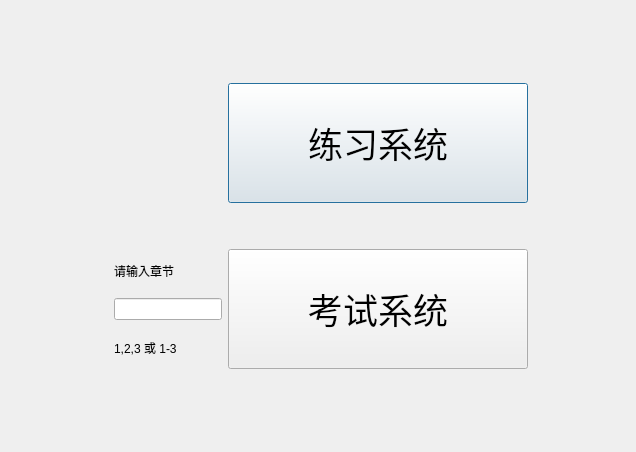
<?xml version="1.0" encoding="UTF-8"?>
<ui version="4.0">
 <class>ChDialog</class>
 <widget class="QDialog" name="ChDialog">
  <property name="geometry">
   <rect>
    <x>0</x>
    <y>0</y>
    <width>636</width>
    <height>452</height>
   </rect>
  </property>
  <property name="windowTitle">
   <string>系统选择</string>
  </property>
  <layout class="QGridLayout" name="gridLayout_2">
   <item row="0" column="1">
    <spacer name="verticalSpacer_2">
     <property name="orientation">
      <enum>Qt::Vertical</enum>
     </property>
     <property name="sizeHint" stdset="0">
      <size>
       <width>20</width>
       <height>60</height>
      </size>
     </property>
    </spacer>
   </item>
   <item row="1" column="0">
    <spacer name="horizontalSpacer_2">
     <property name="orientation">
      <enum>Qt::Horizontal</enum>
     </property>
     <property name="sizeHint" stdset="0">
      <size>
       <width>75</width>
       <height>20</height>
      </size>
     </property>
    </spacer>
   </item>
   <item row="1" column="1">
    <layout class="QFormLayout" name="formLayout">
     <item row="0" column="1">
      <layout class="QGridLayout" name="gridLayout">
       <item row="1" column="1">
        <spacer name="verticalSpacer">
         <property name="orientation">
          <enum>Qt::Vertical</enum>
         </property>
         <property name="sizeHint" stdset="0">
          <size>
           <width>20</width>
           <height>40</height>
          </size>
         </property>
        </spacer>
       </item>
       <item row="0" column="1">
        <widget class="QPushButton" name="exBt">
         <property name="minimumSize">
          <size>
           <width>300</width>
           <height>120</height>
          </size>
         </property>
         <property name="maximumSize">
          <size>
           <width>300</width>
           <height>120</height>
          </size>
         </property>
         <property name="font">
          <font>
           <pointsize>26</pointsize>
          </font>
         </property>
         <property name="text">
          <string>练习系统</string>
         </property>
        </widget>
       </item>
       <item row="3" column="1">
        <widget class="QPushButton" name="papBt">
         <property name="minimumSize">
          <size>
           <width>300</width>
           <height>120</height>
          </size>
         </property>
         <property name="maximumSize">
          <size>
           <width>300</width>
           <height>120</height>
          </size>
         </property>
         <property name="font">
          <font>
           <pointsize>26</pointsize>
          </font>
         </property>
         <property name="text">
          <string>考试系统</string>
         </property>
        </widget>
       </item>
       <item row="3" column="0">
        <layout class="QVBoxLayout" name="verticalLayout">
         <item>
          <widget class="QLabel" name="label">
           <property name="text">
            <string>请输入章节</string>
           </property>
          </widget>
         </item>
         <item>
          <widget class="QLineEdit" name="lineEdit"/>
         </item>
         <item>
          <widget class="QLabel" name="label_2">
           <property name="text">
            <string>1,2,3 或 1-3</string>
           </property>
          </widget>
         </item>
        </layout>
       </item>
      </layout>
     </item>
    </layout>
   </item>
   <item row="1" column="2">
    <spacer name="horizontalSpacer">
     <property name="orientation">
      <enum>Qt::Horizontal</enum>
     </property>
     <property name="sizeHint" stdset="0">
      <size>
       <width>74</width>
       <height>20</height>
      </size>
     </property>
    </spacer>
   </item>
   <item row="2" column="1">
    <spacer name="verticalSpacer_3">
     <property name="orientation">
      <enum>Qt::Vertical</enum>
     </property>
     <property name="sizeHint" stdset="0">
      <size>
       <width>20</width>
       <height>60</height>
      </size>
     </property>
    </spacer>
   </item>
  </layout>
 </widget>
 <resources/>
 <connections/>
</ui>
